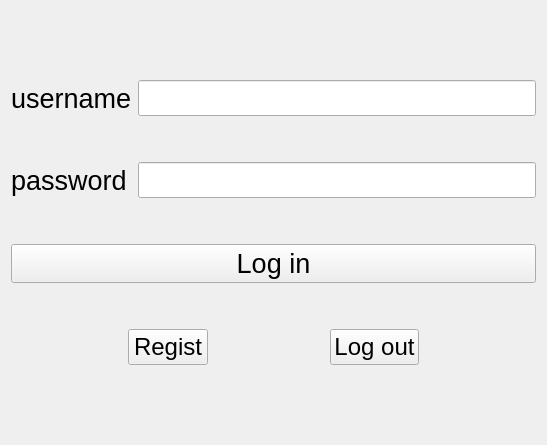
<?xml version="1.0" encoding="UTF-8"?>
<ui version="4.0">
 <class>TcpClient</class>
 <widget class="QWidget" name="TcpClient">
  <property name="geometry">
   <rect>
    <x>0</x>
    <y>0</y>
    <width>547</width>
    <height>445</height>
   </rect>
  </property>
  <property name="windowTitle">
   <string>TcpClient</string>
  </property>
  <layout class="QVBoxLayout" name="verticalLayout_2">
   <item>
    <spacer name="verticalSpacer_2">
     <property name="orientation">
      <enum>Qt::Vertical</enum>
     </property>
     <property name="sizeHint" stdset="0">
      <size>
       <width>20</width>
       <height>42</height>
      </size>
     </property>
    </spacer>
   </item>
   <item>
    <layout class="QVBoxLayout" name="verticalLayout">
     <item>
      <layout class="QGridLayout" name="gridLayout">
       <item row="0" column="1">
        <widget class="QLineEdit" name="line_name">
         <property name="font">
          <font>
           <pointsize>18</pointsize>
          </font>
         </property>
        </widget>
       </item>
       <item row="2" column="1">
        <widget class="QLineEdit" name="line_passwd">
         <property name="font">
          <font>
           <pointsize>18</pointsize>
          </font>
         </property>
         <property name="echoMode">
          <enum>QLineEdit::Password</enum>
         </property>
        </widget>
       </item>
       <item row="0" column="0">
        <widget class="QLabel" name="label">
         <property name="font">
          <font>
           <pointsize>20</pointsize>
          </font>
         </property>
         <property name="text">
          <string>username</string>
         </property>
        </widget>
       </item>
       <item row="5" column="0" colspan="2">
        <widget class="QPushButton" name="pushButton_log">
         <property name="font">
          <font>
           <pointsize>20</pointsize>
          </font>
         </property>
         <property name="text">
          <string>Log in</string>
         </property>
        </widget>
       </item>
       <item row="6" column="0">
        <spacer name="verticalSpacer">
         <property name="orientation">
          <enum>Qt::Vertical</enum>
         </property>
         <property name="sizeHint" stdset="0">
          <size>
           <width>20</width>
           <height>40</height>
          </size>
         </property>
        </spacer>
       </item>
       <item row="2" column="0">
        <widget class="QLabel" name="label_2">
         <property name="font">
          <font>
           <pointsize>20</pointsize>
          </font>
         </property>
         <property name="text">
          <string>password</string>
         </property>
        </widget>
       </item>
       <item row="1" column="0">
        <spacer name="verticalSpacer_3">
         <property name="orientation">
          <enum>Qt::Vertical</enum>
         </property>
         <property name="sizeHint" stdset="0">
          <size>
           <width>20</width>
           <height>40</height>
          </size>
         </property>
        </spacer>
       </item>
       <item row="3" column="0">
        <spacer name="verticalSpacer_4">
         <property name="orientation">
          <enum>Qt::Vertical</enum>
         </property>
         <property name="sizeHint" stdset="0">
          <size>
           <width>20</width>
           <height>40</height>
          </size>
         </property>
        </spacer>
       </item>
      </layout>
     </item>
     <item>
      <layout class="QHBoxLayout" name="horizontalLayout">
       <item>
        <spacer name="horizontalSpacer_2">
         <property name="orientation">
          <enum>Qt::Horizontal</enum>
         </property>
         <property name="sizeHint" stdset="0">
          <size>
           <width>40</width>
           <height>20</height>
          </size>
         </property>
        </spacer>
       </item>
       <item>
        <widget class="QPushButton" name="pushButton_regist">
         <property name="font">
          <font>
           <pointsize>18</pointsize>
          </font>
         </property>
         <property name="text">
          <string>Regist</string>
         </property>
        </widget>
       </item>
       <item>
        <spacer name="horizontalSpacer">
         <property name="orientation">
          <enum>Qt::Horizontal</enum>
         </property>
         <property name="sizeHint" stdset="0">
          <size>
           <width>40</width>
           <height>20</height>
          </size>
         </property>
        </spacer>
       </item>
       <item>
        <widget class="QPushButton" name="pushButton_log_out">
         <property name="font">
          <font>
           <pointsize>18</pointsize>
          </font>
         </property>
         <property name="text">
          <string>Log out</string>
         </property>
        </widget>
       </item>
       <item>
        <spacer name="horizontalSpacer_3">
         <property name="orientation">
          <enum>Qt::Horizontal</enum>
         </property>
         <property name="sizeHint" stdset="0">
          <size>
           <width>40</width>
           <height>20</height>
          </size>
         </property>
        </spacer>
       </item>
      </layout>
     </item>
    </layout>
   </item>
   <item>
    <spacer name="verticalSpacer_5">
     <property name="orientation">
      <enum>Qt::Vertical</enum>
     </property>
     <property name="sizeHint" stdset="0">
      <size>
       <width>20</width>
       <height>40</height>
      </size>
     </property>
    </spacer>
   </item>
  </layout>
 </widget>
 <resources/>
 <connections/>
</ui>
